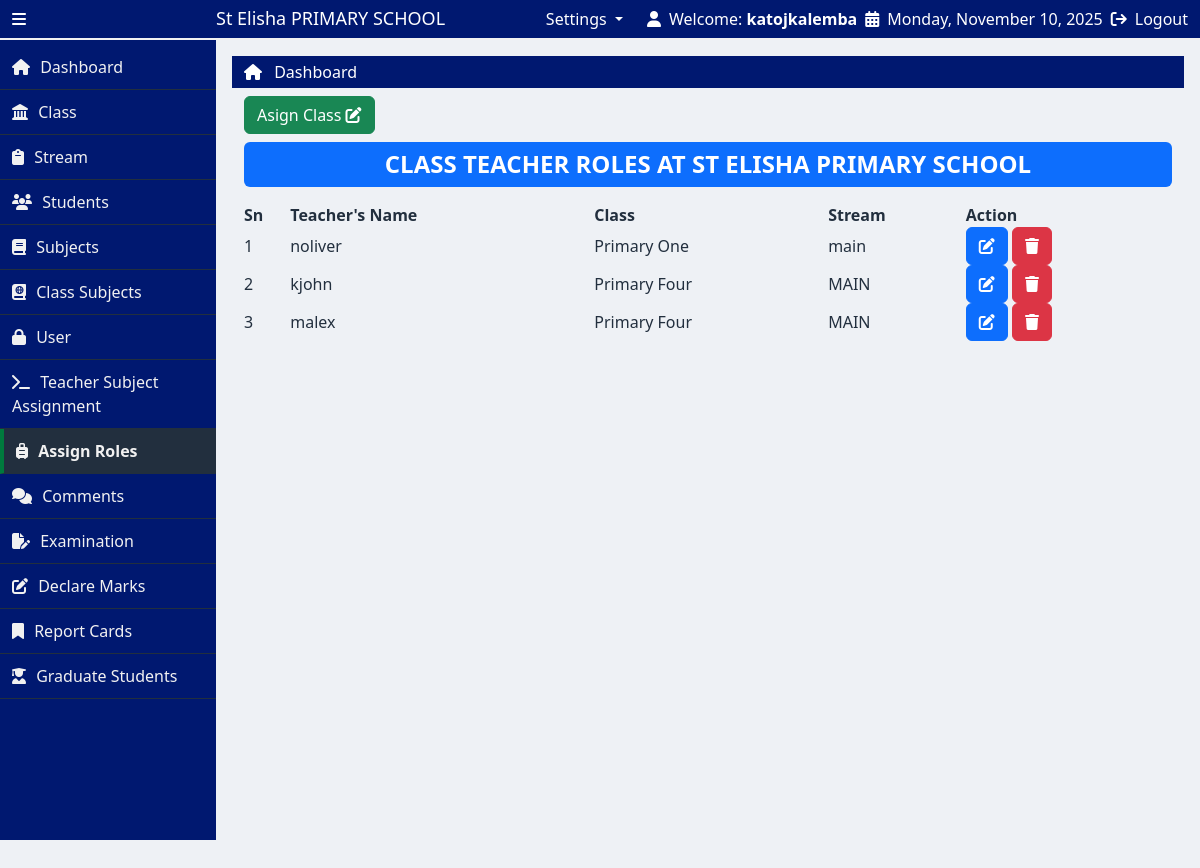
Page /assign_roles.php (signed in) on the committed database.
### tables this page shows
CREATE TABLE `school_profile` (
  `profile_id` int(11) NOT NULL,
  `school_name` varchar(255) DEFAULT NULL,
  `address` varchar(255) DEFAULT NULL,
  `phone_1` varchar(255) DEFAULT NULL,
  `phone_2` int(11) DEFAULT NULL,
  `email` varchar(255) DEFAULT NULL,
  `motto` varchar(255) DEFAULT NULL,
  `profile_image` varchar(255) DEFAULT NULL
);

CREATE TABLE `teacher_assignments` (
  `id` int(11) NOT NULL,
  `user_id` int(11) DEFAULT NULL,
  `class_id` int(11) DEFAULT NULL,
  `stream_id` int(11) DEFAULT NULL
);

CREATE TABLE `users` (
  `user_id` int(11) NOT NULL,
  `fullname` varchar(255) DEFAULT NULL,
  `username` varchar(255) DEFAULT NULL,
  `password` varchar(255) DEFAULT NULL,
  `role` varchar(150) DEFAULT NULL,
  `is_deleted` tinyint(1) DEFAULT 0
);

CREATE TABLE `classes` (
  `id` int(11) NOT NULL,
  `class_name` varchar(255) DEFAULT NULL,
  `prefix` varchar(255) DEFAULT NULL,
  `LEVEL` varchar(255) DEFAULT NULL
);

CREATE TABLE `streams` (
  `id` int(11) NOT NULL,
  `class_id` int(11) DEFAULT NULL,
  `stream_name` varchar(100) DEFAULT NULL
);

### assign_roles.php (the view, shortened to what this page needs)
<?php ob_start();
    include("partials/header.php");
    include("partials/adminOnly.php") ?>
<div class="container-fluid">
    <div class="row g-0 my-2">
        <div class="col-lg-4 col-md-4 col-sm-12">
            <a href="<?php echo SITEURL ?>addTeacher_assignment.php" class="btn text-capitalize text-white btn-success fs-6">
                Asign Class
                <i class="fa-solid fa-pen-to-square"></i>
            </a>
        </div>
        <div class="col-12 mt-2">
        <h4 class="text-uppercase fw-bold text-center mb-3 bg-primary text-white py-2 rounded">CLASS TEACHER ROLES AT <?php echo htmlspecialchars($school_name); ?> PRIMARY SCHOOL</h4>
         </div>
        <table id="example" class="display">
            <thead>
                <tr>
                    <th>Sn</th>
                    <th class="text-capitalize">teacher's Name</th>
                    <th class="text-capitalize">class</th>
                    <th class="text-capitalize">stream</th>
                    <th>Action</th>
                </tr>
            </thead>
            <tbody>
                <?php
                $sql = "SELECT teacher_assignments.*,
                    users.username AS username,
                    classes.class_name AS className,
                    streams.stream_name AS streamName
                    FROM teacher_assignments
                    JOIN users ON users.user_id = teacher_assignments.user_id
                    JOIN classes ON classes.id = teacher_assignments.class_id
                    JOIN streams ON streams.id = teacher_assignments.stream_id
                ";
                $res = mysqli_query($conn, $sql);
                if($res && mysqli_num_rows($res) > 0){
                    $sn = 1;
                    while($row = mysqli_fetch_assoc($res)){
                        $assignment_id = $row['id'];
                        $userName = $row['username'];
                        $className = $row['className'];
                        $streamName = $row['streamName'];
                        ?>
                        <tr>
                            <td><?php echo $sn++ ?></td>
                            <td><?php echo $userName ?></td>
                            <td><?php echo $className ?></td>
                            <td><?php echo $streamName ?></td>
                            <td>
                                <a href="<?php echo SITEURL ?>update_role.php?id=<?php echo $assignment_id ?>" class="btn btn-primary"><i class="fa-solid fa-pen-to-square"></i></a>
                                <a onclick="return confirm('Do you want to delete?')" href="<?php echo SITEURL ?>delete_assign.php?id=<?php echo $assignment_id?>" class="btn btn-danger"><i class="fa-solid fa-trash"></i></a>
                            </td>
                        </tr>
                        <?php
                    }
                }
                ?>
            </tbody>
        </table>
    </div>
</div>
<?php include('partials/footer.php') ?>

### partials/header.php (shortened to what this page needs)
<?php
  include("NotLoggedin.php");
  function isActive($page) {
      $currentPage = basename($_SERVER['PHP_SELF']);
      return $currentPage === $page ? 'active-link' : '';
  }
?>
<!doctype html>
<html lang="en">
  <head>
    <link href="https://cdn.jsdelivr.net/npm/bootstrap@5.2.3/dist/css/bootstrap.min.css" rel="stylesheet">
    <link rel="stylesheet" href="https://cdn.datatables.net/2.3.3/css/dataTables.dataTables.css">
    <link rel="stylesheet" href="https://cdnjs.cloudflare.com/ajax/libs/toastr.js/latest/toastr.min.css">
    <link rel="stylesheet" href="css/style.css">
  </head>
  <body>
    <main>
      <div class="container-fluid">
        <div class="row align-items-center py-2">
          <div class="col-lg-3 d-flex align-items-center gap-3 top-left">
            <i class="fa-solid fa-bars icon-bar" id="icon"></i>
            <h3 class="text-capitalize name mb-0" id="name">
              <?php
                $school_profile = "SELECT * FROM school_profile";
                $execute = mysqli_query($conn, $school_profile);
                $row = mysqli_fetch_assoc($execute);
                $school_name = $row['school_name'];
              ?>
              <?php echo $school_name ?> PRIMARY SCHOOL
            </h3>
          </div>
          <div class="col-lg-9 d-flex justify-content-end gap-4 top-right">
            <?php if(isset($_SESSION["role"]) && $_SESSION['role']==="admin"): ?>
              <li class="nav-item dropdown" style="list-style: none;">
                <a class="nav-link dropdown-toggle" href="#" role="button" data-bs-toggle="dropdown" aria-expanded="false">
                  Settings
                </a>
              </li>
            <?php endif ?>
            <div class="d-flex align-items-center gap-2 sect_1">
              <i class="fa-solid fa-user"></i>
              <span>Welcome: <strong><?php echo htmlspecialchars($_SESSION['username']); ?></strong></span>
            <div class="d-flex align-items-center gap-2">
              <i class="fa-solid fa-calendar-days"></i>
              <span><?php echo date('l, F j, Y'); ?></span>
            </div>
            <div class="d-flex align-items-center gap-2">
              <i class="fa-solid fa-arrow-right-from-bracket"></i>
              <a href="logout.php" class="text-decoration-none text-white">Logout</a>
            </div>
          </div>
        </div>
      </div>
    </main>
    <div class="container-fluid p-0">
      <div class="row g-0">
        <div class="left-bar" id="left-bar">
          <a href="<?php echo SITEURL ?>" class="lists gap-3 <?php echo isActive('index.php'); ?>">
            <i class="fa-solid fa-house"></i>
            <span class="text-capitalize side-text">dashboard</span>
          </a>
          <?php if (isset($_SESSION['role']) && $_SESSION['role'] === 'admin'): ?>
            <a href="<?php echo SITEURL ?>class.php" class="<?php echo isActive('class.php'); ?>">
              <i class="fa-solid fa-landmark"></i>
              <span class="text-capitalize side-text">class</span>
            </a>
            <a href="<?php echo SITEURL ?>streams.php" class="<?php echo isActive('streams.php'); ?>">
              <i class="fa-solid fa-clipboard"></i>
              <span class="text-capitalize side-text">stream</span>
            </a>
            <a href="<?php echo SITEURL ?>students.php" class="<?php echo isActive('students.php'); ?>">
              <i class="fa-solid fa-users"></i>
              <span class="text-capitalize side-text">students</span>
            </a>
            <a href="<?php echo SITEURL ?>subject.php" class="<?php echo isActive('subject.php'); ?>">
              <i class="fa-solid fa-book"></i>
              <span class="text-capitalize side-text">subjects</span>
            </a>
            <a href="<?php echo SITEURL ?>class_subjects.php" class="<?php echo isActive('class_subjects.php'); ?>">
              <i class="fa-solid fa-book-atlas"></i>
              <span class="text-capitalize side-text">class subjects</span>
            </a>
            <a href="<?php echo SITEURL ?>users.php" class="<?php echo isActive('users.php'); ?>">
              <i class="fa-solid fa-lock"></i>
              <span class="text-capitalize side-text">user</span>
            </a>
            <a href="<?php echo SITEURL ?>teacherSubject.php" class="<?php echo isActive('teacherSubject.php'); ?>">
              <i class="fa-solid fa-terminal"></i>
              <span class="text-capitalize side-text">Teacher subject assignment</span>
            </a>
            <a href="<?php echo SITEURL ?>assign_roles.php" class="<?php echo isActive('assign_roles.php'); ?>">
              <i class="fa-solid fa-suitcase-rolling"></i>
              <span class="text-capitalize side-text">assign roles</span>
            </a>
          <?php endif; ?>
          <a href="<?php
                  echo SITEURL;
                  echo $_SESSION['role'] === 'admin' ? 'select_class_stream.php' : 'selectcomment_exam.php';
                ?>"
            class="<?php echo isActive($_SESSION['role'] === 'admin' ? 'select_class_stream.php' : 'selectcomment_exam.php'); ?>">
              <i class="fa-solid fa-comments"></i>
              <span class="text-capitalize side-text">comments</span>
          </a>
          <a href="<?php echo SITEURL ?>examination.php" class="<?php echo isActive('examination.php'); ?>">
            <i class="fa-solid fa-file-pen"></i>
            <span class="text-capitalize side-text">examination</span>
          </a>
          <a href="<?php echo SITEURL ?>addScore.php" class="<?php echo isActive('addScore.php'); ?>">
            <i class="fa-solid fa-pen-to-square"></i>
            <span class="text-capitalize side-text">declare marks</span>
          </a>
          <a href="<?php echo SITEURL ?>reports.php" class="<?php echo isActive('reports.php'); ?>">
            <i class="fa-solid fa-bookmark"></i>
            <span class="text-capitalize side-text">report cards</span>
          </a>
          <?php if (isset($_SESSION['role']) && $_SESSION['role'] === 'admin'): ?>
            <a onclick="return confirm('Do you want to graduate P.7 students?')" href="<?php echo SITEURL ?>graduate_students.php" class="<?php echo isActive('graduate_students.php'); ?>">
              <i class="fa-solid fa-user-graduate"></i>
              <span class="text-capitalize side-text">Graduate Students</span>
            </a>
          <?php endif ?>
        </div>
        <div class="right-bar" id="right-bar">
          <div class="container-fluid pt-1 pb-1" style="background-color: #001870;">
            <ul class="list-unstyled mb-0 dashboard">
              <li>
                <i class="fa-solid fa-house" style="color: #fff;"></i>
                <a href="<?php echo SITEURL ?>" class="text-capitalize text-white ms-2 text-decoration-none">Dashboard</a>
              </li>
            </ul>
          </div>

### css/style.css (style rules this page uses)
:root { --primary-color: #001870; --secondary-color: #0095486c; --tertiary-color: #430d0d; --border-color: #f1f1f1; --background-color: #222f3e; --hover-color: #007a3d; --backgroundColor: #EEF1F5; }
* { padding: 0; margin: 0; box-sizing: border-box; }
body { background-color: var(--backgroundColor); }
.icon-bar { cursor: pointer; }
main { width: 100%; color: #fff; background-color: var(--primary-color); height: 40px; border-bottom: 2px solid var(--border-color); display: flex; align-items: center; position: fixed; left: 0; top: 0; z-index: 1; }
.name { font-size: 18px; position: absolute; left: 18%; transition: all 1s; }
.left-bar { height: auto; width: 18%; background-color: var(--primary-color); transition: width 0.3s ease; padding-top: 5px; overflow-y: auto; margin-top: 40px; overflow-y: hidden; }
.left-bar .side-text { color: var(--border-color); }
.left-bar a { display: block; padding: 10px 12px; width: 100%; box-sizing: border-box; color: var(--border-color); text-decoration: none; transition: background-color 0.3s ease; border-bottom: 1px solid var(--background-color) ; }
.left-bar a.active-link { background-color: var(--background-color); font-weight: bold; border-left: 4px solid var(--hover-color); width: 100%; }
.left-bar span { padding-left: 6px; }
.right-bar { margin-top: 40px; height: 100vh; width: 82%; transition: all 1s; padding: 16px; }
table th, table td { color: var(--background-color); }

### rows in the picture
school_profile: school_name "St Elisha", school_name "ST ELISHA"
teacher_assignments: user.username "noliver", class.class_name "Primary One", stream.stream_name "main"
teacher_assignments: user.username "kjohn", class.class_name "Primary Four", stream.stream_name "MAIN"
teacher_assignments: user.username "malex", class.class_name "Primary Four", stream.stream_name "MAIN"

### other values in the picture
$_SESSION['username'] "katojkalemba"
